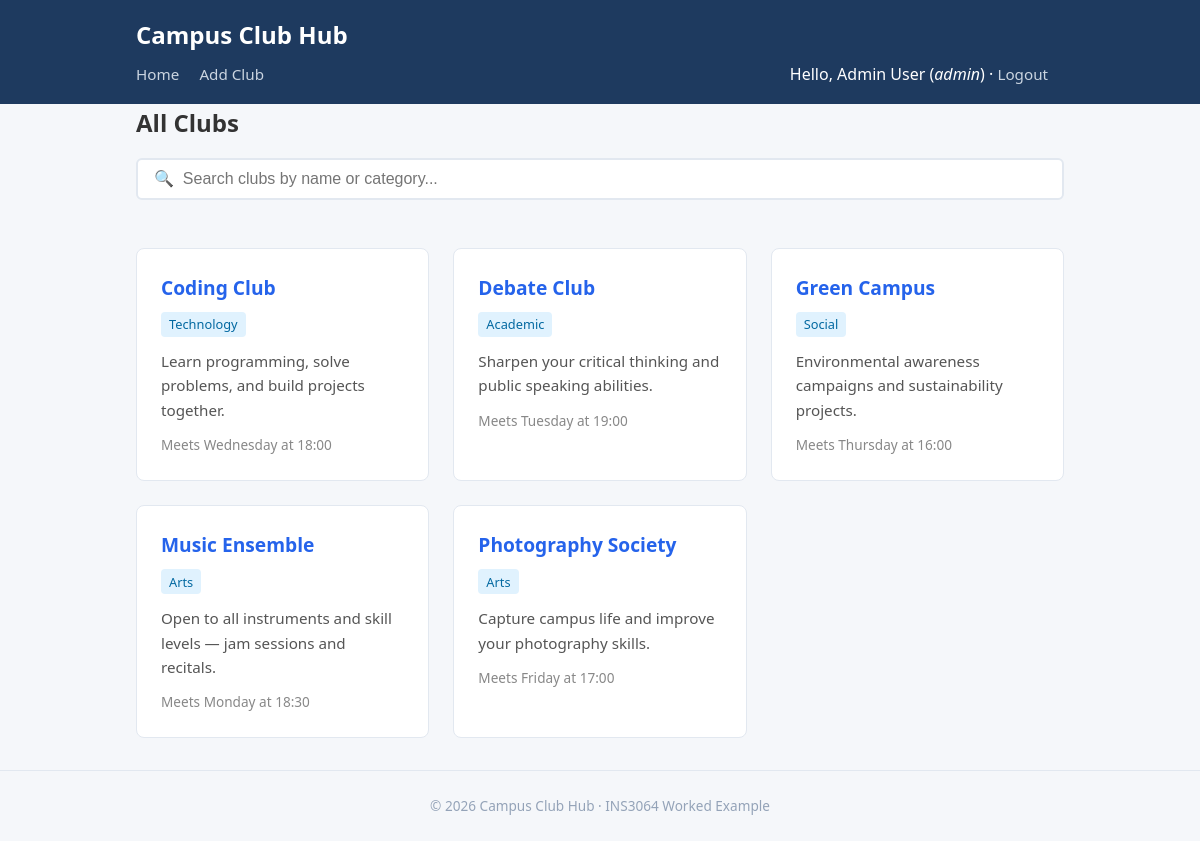
The page / (signed in) on the database its author committed.
### tables this page shows
CREATE TABLE clubs (
    id          INT AUTO_INCREMENT PRIMARY KEY,
    name        VARCHAR(150)  NOT NULL,
    description TEXT          NOT NULL,
    category    VARCHAR(100)  NOT NULL DEFAULT 'General',
    meeting_day VARCHAR(20)   DEFAULT NULL,       
    meeting_time VARCHAR(20)  DEFAULT NULL,       
    created_by  INT           DEFAULT NULL,       
    created_at  TIMESTAMP     NOT NULL DEFAULT CURRENT_TIMESTAMP,
    CONSTRAINT fk_clubs_creator
        FOREIGN KEY (created_by) REFERENCES users(id) ON DELETE SET NULL
);

### index.php (the view, shortened to what this page needs)
<?php
require_once __DIR__ . '/includes/header.php';
try {
    $pdo = getDB();
    $stmt = $pdo->query(
        'SELECT c.*, u.name AS creator_name
         FROM clubs c
         LEFT JOIN users u ON c.created_by = u.id
         ORDER BY c.name ASC'
    );
    $clubs = $stmt->fetchAll();
} catch (PDOException $e) {
    echo '<div class="alert alert-error">Database error: '
         . htmlspecialchars($e->getMessage(), ENT_QUOTES, 'UTF-8')
         . '</div>';
    $clubs = [];
}
?>
<h2 class="mb-2">All Clubs</h2>
<input
    type="text"
    id="search-box"
    placeholder="🔍  Search clubs by name or category..."
    autocomplete="off"
>
<div class="card-grid" id="clubs-list">
<?php if (empty($clubs)): ?>
    <p>No clubs found. Check back soon!</p>
<?php else: ?>
    <?php foreach ($clubs as $club): ?>
        <div class="card">
            <h2>
                <a href="club_detail.php?id=<?= (int) $club['id'] ?>">
                    <?= htmlspecialchars($club['name'], ENT_QUOTES, 'UTF-8') ?>
                </a>
            </h2>
            <span class="badge">
                <?= htmlspecialchars($club['category'], ENT_QUOTES, 'UTF-8') ?>
            </span>
            <p>
                <?= htmlspecialchars($club['description'], ENT_QUOTES, 'UTF-8') ?>
            </p>
            <div class="meta">
                <?php if ($club['meeting_day'] && $club['meeting_time']): ?>
                    Meets <?= htmlspecialchars($club['meeting_day'], ENT_QUOTES, 'UTF-8') ?>
                    at <?= htmlspecialchars($club['meeting_time'], ENT_QUOTES, 'UTF-8') ?>
                <?php endif; ?>
            </div>
        </div>
    <?php endforeach; ?>
<?php endif; ?>
</div>
<?php require_once __DIR__ . '/includes/footer.php'; ?>

### style.css (style rules this page uses)
*, *::before, *::after { box-sizing: border-box; margin: 0; padding: 0; }
body { font-family: 'Segoe UI', Tahoma, Geneva, Verdana, sans-serif; line-height: 1.6; color: #333; background-color: #f5f7fa; }
a { color: #2563eb; text-decoration: none; }
.card-grid { display: grid; grid-template-columns: repeat(auto-fill, minmax(280px, 1fr)); gap: 1.5rem; }
.card { background: #fff; border: 1px solid #e2e8f0; border-radius: 8px; padding: 1.5rem; transition: box-shadow 0.2s ease; }
.card h2 { font-size: 1.2rem; margin-bottom: 0.5rem; }
.card .badge { display: inline-block; background-color: #e0f2fe; color: #0369a1; font-size: 0.8rem; padding: 0.15rem 0.5rem; border-radius: 4px; margin-bottom: 0.75rem; }
.card p { font-size: 0.95rem; color: #555; margin-bottom: 0.75rem; }
.card .meta { font-size: 0.85rem; color: #888; }
#search-box { width: 100%; padding: 0.6rem 1rem; border: 2px solid #e2e8f0; border-radius: 6px; font-size: 1rem; margin-bottom: 1.5rem; }
.mb-2 { margin-bottom: 1rem; }

### rows shown on the page
clubs: name "Coding Club", category "Technology", description "Learn programming, solve problems, and build projects together.", meeting_day "Wednesday", meeting_time "18:00"
clubs: name "Debate Club", category "Academic", description "Sharpen your critical thinking and public speaking abilities.", meeting_day "Tuesday", meeting_time "19:00"
clubs: name "Green Campus", category "Social", description "Environmental awareness campaigns and sustainability projects.", meeting_day "Thursday", meeting_time "16:00"
clubs: name "Music Ensemble", category "Arts", description "Open to all instruments and skill levels — jam sessions and recitals.", meeting_day "Monday", meeting_time "18:30"
clubs: name "Photography Society", category "Arts", description "Capture campus life and improve your photography skills.", meeting_day "Friday", meeting_time "17:00"

### other values the page prints
APP_NAME "Campus Club Hub"
$_SESSION['user_name'] "Admin User"
$_SESSION['user_role'] "admin"
